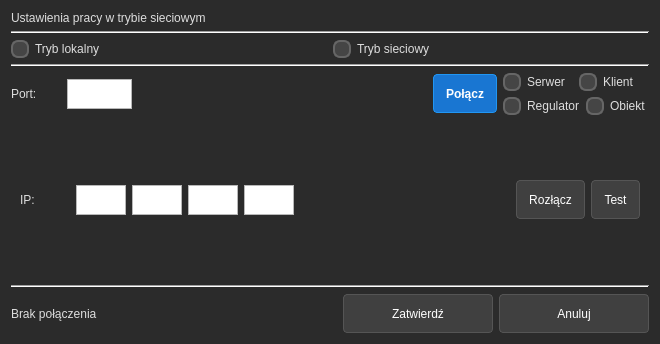
<?xml version="1.0" encoding="UTF-8"?>
<ui version="4.0">
 <class>UstawieniaSieci</class>
 <widget class="QDialog" name="UstawieniaSieci">
  <property name="geometry">
   <rect>
    <x>0</x>
    <y>0</y>
    <width>660</width>
    <height>344</height>
   </rect>
  </property>
  <property name="windowTitle">
   <string>Dialog</string>
  </property>
  <property name="styleSheet">
   <string notr="true">/* --- GŁÓWNE TŁO --- */
QDialog {
    background-color: #2b2b2b;
    color: #f0f0f0;
}

/* --- KONTENERY (Grupy) --- */
QGroupBox {
    background-color: #333333;
    border: 1px solid #555555;
    border-radius: 6px;
    margin-top: 22px; 
    font-weight: bold;
}

QGroupBox::title {
    subcontrol-origin: margin;
    subcontrol-position: top center;
    padding: 0 5px;
    color: #4da6ff; 
    background-color: transparent;
}

/* --- ETYKIETY I OPCJE (Radio) --- */
QLabel {
    color: #dddddd;
    background-color: transparent; 
    border: none;
}

/* --- QRadioButton - Tekst --- */
QRadioButton {
    color: #dddddd;
    background-color: transparent;
}

/* --- QRadioButton - Kółeczko (Niezaznaczone) --- */
QRadioButton::indicator {
    width: 14px;
    height: 14px;
    border-radius: 7px; /* połowa szerokości/wysokości = idealne koło */
    border: 2px solid #666666;
    background-color: #454545;
}

/* --- QRadioButton - Kółeczko po najechaniu myszką --- */
QRadioButton::indicator:hover {
    border: 2px solid #4da6ff;
}

/* --- QRadioButton - Kółeczko (Zaznaczone) --- */
QRadioButton::indicator:checked {
    background-color: #4da6ff;
    border: 2px solid #dddddd;
}

/* --- POLA WPISYWANIA (IP i Port) --- */
QLineEdit, QSpinBox {
    background-color: #454545;
    border: 1px solid #666666;
    border-radius: 3px;
    padding: 4px;
    color: #ffffff;
    selection-background-color: #4da6ff;
}

QLineEdit:hover, QSpinBox:hover {
    border: 1px solid #4da6ff;
}

/* --- PRZYCISKI --- */
QPushButton {
    background-color: #404040;
    border: 1px solid #555555;
    border-radius: 4px;
    color: white;
    padding: 6px 12px;
    min-height: 25px;
}

QPushButton:hover {
    background-color: #505050;
    border: 1px solid #4da6ff;
}

QPushButton:pressed {
    background-color: #2a2a2a;
}

/* --- PRZYCISK POŁĄCZ (Niebieski Akcent) --- */

QPushButton#btnPolacz {
    background-color: #1976d2; 
    border-color: #2196f3;
    font-weight: bold;
}

QPushButton#btnPolacz:hover { 
    background-color: #2196f3; 
    border-color: #4da6ff;
}

QPushButton#btnPolacz:pressed {
    background-color: #0d47a1;
}</string>
  </property>
  <layout class="QGridLayout" name="gridLayout">
   <item row="0" column="0">
    <layout class="QVBoxLayout" name="verticalLayout">
     <item>
      <widget class="QLabel" name="label_3">
       <property name="text">
        <string>Ustawienia pracy w trybie sieciowym</string>
       </property>
      </widget>
     </item>
     <item>
      <widget class="Line" name="line">
       <property name="orientation">
        <enum>Qt::Horizontal</enum>
       </property>
      </widget>
     </item>
    </layout>
   </item>
   <item row="1" column="0">
    <layout class="QVBoxLayout" name="verticalLayout_5">
     <item>
      <layout class="QVBoxLayout" name="verticalLayout_4">
       <item>
        <layout class="QHBoxLayout" name="tryb_layout">
         <item>
          <widget class="QRadioButton" name="radioLokalny">
           <property name="text">
            <string>Tryb lokalny</string>
           </property>
           <attribute name="buttonGroup">
            <string notr="true">buttonGroup</string>
           </attribute>
          </widget>
         </item>
         <item>
          <widget class="QRadioButton" name="radioSieciowy">
           <property name="text">
            <string>Tryb sieciowy</string>
           </property>
           <attribute name="buttonGroup">
            <string notr="true">buttonGroup</string>
           </attribute>
          </widget>
         </item>
        </layout>
       </item>
       <item>
        <layout class="QVBoxLayout" name="verticalLayout_3">
         <item>
          <widget class="Line" name="line_3">
           <property name="orientation">
            <enum>Qt::Horizontal</enum>
           </property>
          </widget>
         </item>
         <item>
          <layout class="QHBoxLayout" name="horizontalLayout_4">
           <item>
            <layout class="QHBoxLayout" name="port_layout">
             <item>
              <widget class="QLabel" name="label">
               <property name="minimumSize">
                <size>
                 <width>50</width>
                 <height>0</height>
                </size>
               </property>
               <property name="text">
                <string>Port: </string>
               </property>
              </widget>
             </item>
             <item>
              <widget class="QPlainTextEdit" name="polePort">
               <property name="maximumSize">
                <size>
                 <width>65</width>
                 <height>30</height>
                </size>
               </property>
              </widget>
             </item>
             <item>
              <spacer name="horizontalSpacer">
               <property name="orientation">
                <enum>Qt::Horizontal</enum>
               </property>
               <property name="sizeType">
                <enum>QSizePolicy::Expanding</enum>
               </property>
               <property name="sizeHint" stdset="0">
                <size>
                 <width>40</width>
                 <height>20</height>
                </size>
               </property>
              </spacer>
             </item>
             <item>
              <widget class="QPushButton" name="btnPolacz">
               <property name="minimumSize">
                <size>
                 <width>0</width>
                 <height>39</height>
                </size>
               </property>
               <property name="text">
                <string>Połącz</string>
               </property>
              </widget>
             </item>
            </layout>
           </item>
           <item>
            <layout class="QVBoxLayout" name="verticalLayout_2">
             <item>
              <layout class="QHBoxLayout" name="serwerKlient_layout">
               <item>
                <widget class="QRadioButton" name="radioSerwer">
                 <property name="text">
                  <string>Serwer</string>
                 </property>
                 <attribute name="buttonGroup">
                  <string notr="true">buttonGroup_2</string>
                 </attribute>
                </widget>
               </item>
               <item>
                <widget class="QRadioButton" name="radioKlient">
                 <property name="text">
                  <string>Klient</string>
                 </property>
                 <attribute name="buttonGroup">
                  <string notr="true">buttonGroup_2</string>
                 </attribute>
                </widget>
               </item>
              </layout>
             </item>
             <item>
              <layout class="QHBoxLayout" name="trybPracy_layout">
               <item>
                <widget class="QRadioButton" name="radioRegulator">
                 <property name="text">
                  <string>Regulator</string>
                 </property>
                 <attribute name="buttonGroup">
                  <string notr="true">buttonGroup_3</string>
                 </attribute>
                </widget>
               </item>
               <item>
                <widget class="QRadioButton" name="radioObiekt">
                 <property name="text">
                  <string>Obiekt </string>
                 </property>
                 <attribute name="buttonGroup">
                  <string notr="true">buttonGroup_3</string>
                 </attribute>
                </widget>
               </item>
              </layout>
             </item>
            </layout>
           </item>
          </layout>
         </item>
        </layout>
       </item>
      </layout>
     </item>
     <item>
      <widget class="QWidget" name="kontenerIP" native="true">
       <layout class="QHBoxLayout" name="ip_layout">
        <item>
         <widget class="QLabel" name="label_2">
          <property name="minimumSize">
           <size>
            <width>50</width>
            <height>0</height>
           </size>
          </property>
          <property name="text">
           <string>IP:</string>
          </property>
         </widget>
        </item>
        <item>
         <layout class="QHBoxLayout" name="horizontalLayout">
          <item>
           <widget class="QPlainTextEdit" name="poleIP1">
            <property name="maximumSize">
             <size>
              <width>50</width>
              <height>30</height>
             </size>
            </property>
           </widget>
          </item>
          <item>
           <widget class="QPlainTextEdit" name="poleIP2">
            <property name="maximumSize">
             <size>
              <width>50</width>
              <height>30</height>
             </size>
            </property>
           </widget>
          </item>
          <item>
           <widget class="QPlainTextEdit" name="poleIP3">
            <property name="maximumSize">
             <size>
              <width>50</width>
              <height>30</height>
             </size>
            </property>
           </widget>
          </item>
          <item>
           <widget class="QPlainTextEdit" name="poleIP4">
            <property name="maximumSize">
             <size>
              <width>50</width>
              <height>30</height>
             </size>
            </property>
           </widget>
          </item>
          <item>
           <spacer name="horizontalSpacer_2">
            <property name="orientation">
             <enum>Qt::Horizontal</enum>
            </property>
            <property name="sizeHint" stdset="0">
             <size>
              <width>40</width>
              <height>20</height>
             </size>
            </property>
           </spacer>
          </item>
         </layout>
        </item>
        <item>
         <layout class="QHBoxLayout" name="horizontalLayout_2">
          <item>
           <widget class="QPushButton" name="btnRozlacz">
            <property name="minimumSize">
             <size>
              <width>0</width>
              <height>39</height>
             </size>
            </property>
            <property name="text">
             <string>Rozłącz</string>
            </property>
           </widget>
          </item>
          <item>
           <widget class="QPushButton" name="btnTest">
            <property name="text">
             <string>Test</string>
            </property>
           </widget>
          </item>
         </layout>
        </item>
       </layout>
      </widget>
     </item>
     <item>
      <widget class="Line" name="line_2">
       <property name="orientation">
        <enum>Qt::Horizontal</enum>
       </property>
      </widget>
     </item>
    </layout>
   </item>
   <item row="2" column="0">
    <layout class="QHBoxLayout" name="horizontalLayout_3">
     <item>
      <widget class="QLabel" name="stanPolaczenia">
       <property name="minimumSize">
        <size>
         <width>200</width>
         <height>0</height>
        </size>
       </property>
       <property name="text">
        <string>Brak połączenia</string>
       </property>
      </widget>
     </item>
     <item>
      <spacer name="horizontalSpacer_3">
       <property name="orientation">
        <enum>Qt::Horizontal</enum>
       </property>
       <property name="sizeHint" stdset="0">
        <size>
         <width>40</width>
         <height>20</height>
        </size>
       </property>
      </spacer>
     </item>
     <item>
      <widget class="QPushButton" name="btnZatwierdz">
       <property name="minimumSize">
        <size>
         <width>150</width>
         <height>39</height>
        </size>
       </property>
       <property name="text">
        <string>Zatwierdź</string>
       </property>
      </widget>
     </item>
     <item>
      <widget class="QPushButton" name="btnAnuluj">
       <property name="minimumSize">
        <size>
         <width>150</width>
         <height>39</height>
        </size>
       </property>
       <property name="text">
        <string>Anuluj</string>
       </property>
      </widget>
     </item>
    </layout>
   </item>
  </layout>
 </widget>
 <resources/>
 <connections/>
 <buttongroups>
  <buttongroup name="buttonGroup_2"/>
  <buttongroup name="buttonGroup_3"/>
  <buttongroup name="buttonGroup"/>
 </buttongroups>
</ui>
